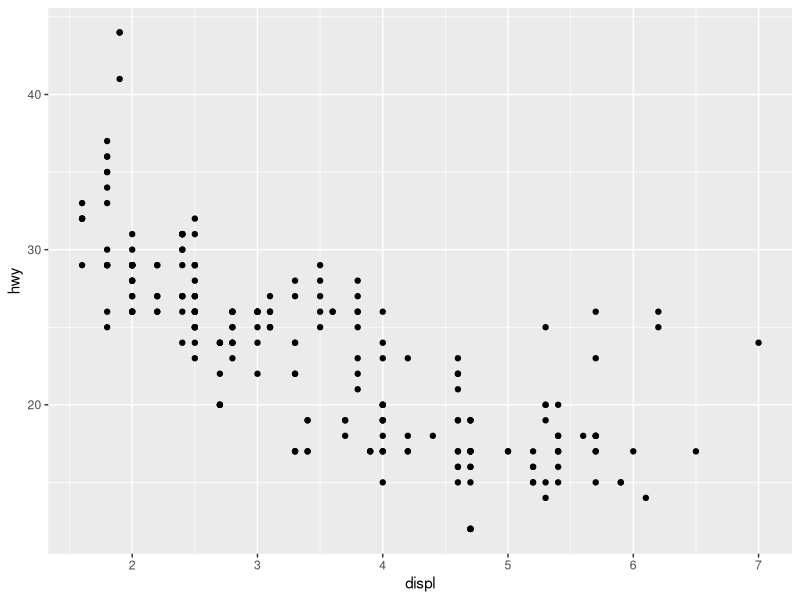
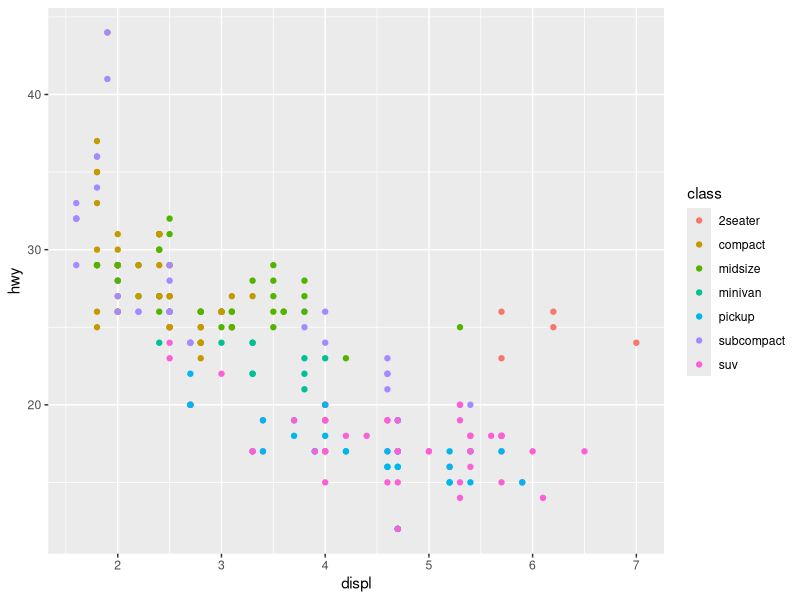
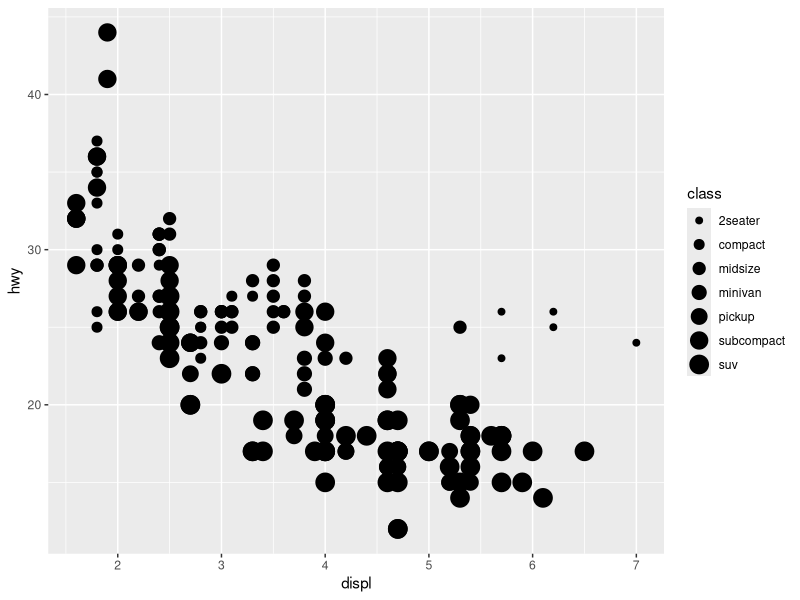
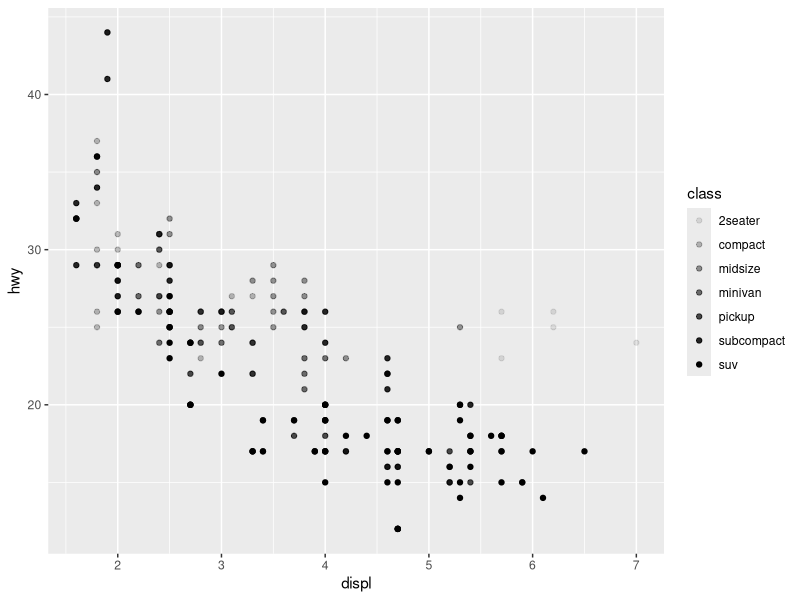
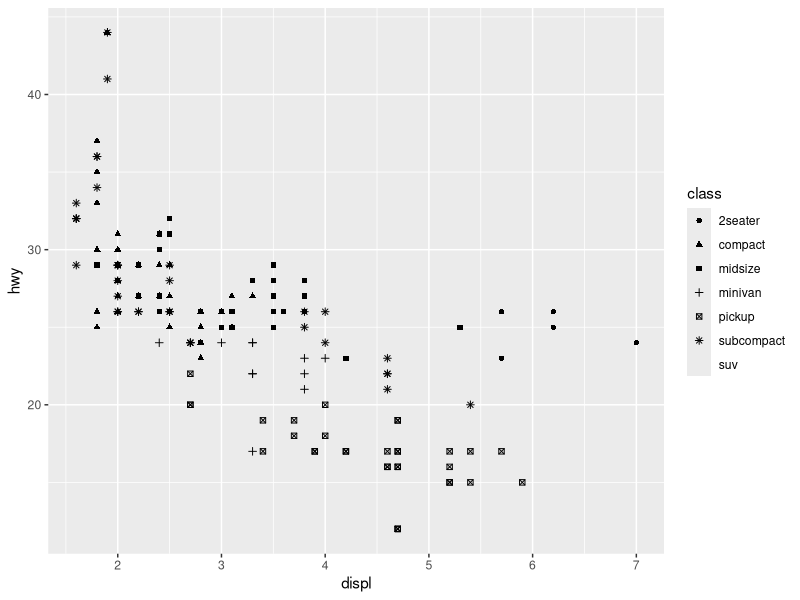
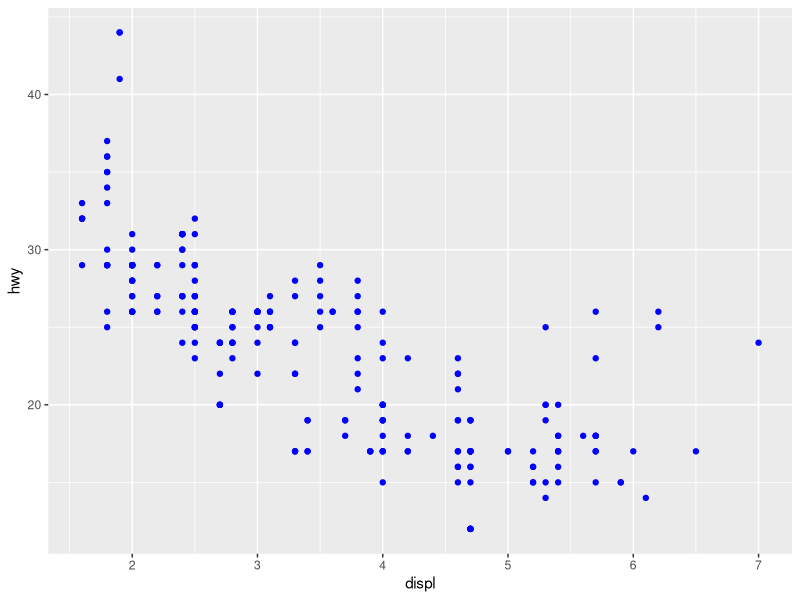
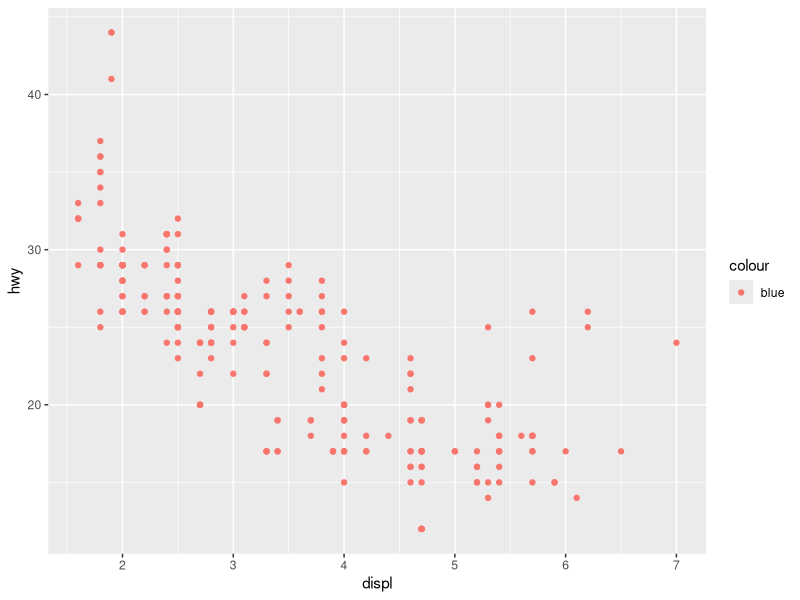
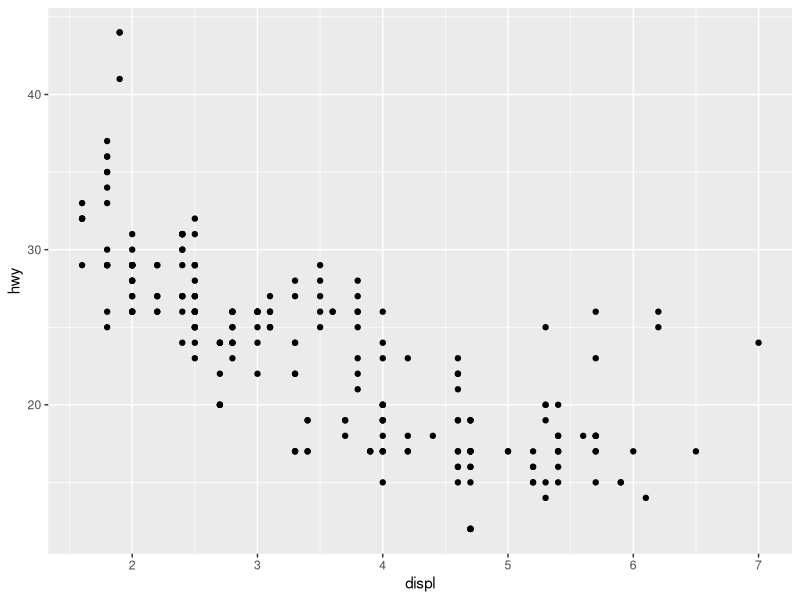

Generate these figures, in order, with R:
## ---- chunk 1
library(tidyverse)
## ---- chunk 2
install.packages("tidyverse")
## ---- chunk 3
mpg
## ---- chunk 4
ggplot(data = mpg) + 
  geom_point(mapping = aes(x = displ, y = hwy))
## ---- chunk 5
ggplot(data = mpg) + 
  geom_point(mapping = aes(x = displ, y = hwy, color = class))
## ---- chunk 6
ggplot(data = mpg) + 
  geom_point(mapping = aes(x = displ, y = hwy, size = class))
#> Warning: Using size for a discrete variable is not advised.
## ---- chunk 7
# Left
ggplot(data = mpg) + 
  geom_point(mapping = aes(x = displ, y = hwy, alpha = class))

# Right
ggplot(data = mpg) + 
  geom_point(mapping = aes(x = displ, y = hwy, shape = class))
## ---- chunk 8
ggplot(data = mpg) + 
  geom_point(mapping = aes(x = displ, y = hwy), color = "blue")
## ---- chunk 9
ggplot(data = mpg) + 
  geom_point(mapping = aes(x = displ, y = hwy, color = "blue"))
## ---- chunk 10
ggplot(data = mpg) + geom_point(mapping = aes(x = displ, y = hwy))
## ---- chunk 11
ggplot(data = mpg) + geom_point(mapping = aes(x = displ, y = hwy)) + facet_wrap(~ class, nrow = 2)
## ---- chunk 12
ggplot(data = mpg) + geom_point(mapping = aes(x = displ, y = hwy)) + facet_grid(drv ~ cyl)
## ---- chunk 13
ggplot(data = mpg) + geom_point(mapping = aes(x = drv, y = cyl))
## ---- chunk 14
ggplot(data = mpg) + geom_point(mapping = aes(x = displ, y = hwy)) +
  facet_grid(drv ~ .)

ggplot(data = mpg) + geom_point(mapping = aes(x = displ, y = hwy)) +
  facet_grid(. ~ cyl)
## ---- chunk 15
ggplot(data = mpg) + 
  geom_point(mapping = aes(x = displ, y = hwy)) + 
  facet_wrap(~ class, nrow = 2)
## ---- chunk 16
# left
ggplot(data = mpg) + 
  geom_point(mapping = aes(x = displ, y = hwy))

# right
ggplot(data = mpg) + 
  geom_smooth(mapping = aes(x = displ, y = hwy))
## ---- chunk 17
ggplot(data = mpg) + 
  geom_smooth(mapping = aes(x = displ, y = hwy, linetype = drv))
## ---- chunk 18
ggplot(data = mpg) +
  geom_smooth(mapping = aes(x = displ, y = hwy))
              
ggplot(data = mpg) +
  geom_smooth(mapping = aes(x = displ, y = hwy, group = drv))
    
ggplot(data = mpg) +
  geom_smooth(
    mapping = aes(x = displ, y = hwy, color = drv),
    show.legend = FALSE
  )
## ---- chunk 19
ggplot(data = mpg) + 
  geom_point(mapping = aes(x = displ, y = hwy)) +
  geom_smooth(mapping = aes(x = displ, y = hwy))
## ---- chunk 20
ggplot(data = mpg, mapping = aes(x = displ, y = hwy)) + 
  geom_point() + 
  geom_smooth()
## ---- chunk 21
ggplot(data = mpg, mapping = aes(x = displ, y = hwy)) + 
  geom_point(mapping = aes(color = class)) + 
  geom_smooth()
## ---- chunk 22
ggplot(data = mpg, mapping = aes(x = displ, y = hwy)) + 
  geom_point(mapping = aes(color = class)) + 
  geom_smooth(data = filter(mpg, class == "subcompact"), se = FALSE)
## ---- chunk 23
ggplot(data = mpg, mapping = aes(x = displ, y = hwy, color = drv)) + 
  geom_point() + 
  geom_smooth(se = FALSE)
## ---- chunk 24
ggplot(data = mpg, mapping = aes(x = displ, y = hwy)) + 
  geom_point() + 
  geom_smooth()

ggplot() + 
  geom_point(data = mpg, mapping = aes(x = displ, y = hwy)) + 
  geom_smooth(data = mpg, mapping = aes(x = displ, y = hwy))
## ---- chunk 25
ggplot(data = diamonds) + 
  geom_bar(mapping = aes(x = cut))
## ---- chunk 26
ggplot(data = diamonds) + 
  stat_count(mapping = aes(x = cut))
## ---- chunk 27
demo <- tribble(
  ~cut,         ~freq,
  "Fair",       1610,
  "Good",       4906,
  "Very Good",  12082,
  "Premium",    13791,
  "Ideal",      21551
)

ggplot(data = demo) +
  geom_bar(mapping = aes(x = cut, y = freq), stat = "identity")
## ---- chunk 28
ggplot(data = diamonds) + 
  geom_bar(mapping = aes(x = cut, y = stat(prop), group = 1))
## ---- chunk 29
ggplot(data = diamonds) + 
  stat_summary(
    mapping = aes(x = cut, y = depth),
    fun.min = min,
    fun.max = max,
    fun = median
  )
## ---- chunk 30
ggplot(data = diamonds) + 
  geom_bar(mapping = aes(x = cut, y = after_stat(prop)))
ggplot(data = diamonds) + 
  geom_bar(mapping = aes(x = cut, fill = color, y = after_stat(prop)))
## ---- chunk 31
ggplot(data = diamonds) + 
  geom_bar(mapping = aes(x = cut, colour = cut))
ggplot(data = diamonds) + 
  geom_bar(mapping = aes(x = cut, fill = cut))
## ---- chunk 32
ggplot(data = diamonds) + 
  geom_bar(mapping = aes(x = cut, fill = clarity))
## ---- chunk 33
ggplot(data = diamonds, mapping = aes(x = cut, fill = clarity)) + 
  geom_bar(alpha = 1/5, position = "identity")
ggplot(data = diamonds, mapping = aes(x = cut, colour = clarity)) + 
  geom_bar(fill = NA, position = "identity")
## ---- chunk 34
ggplot(data = diamonds) + 
  geom_bar(mapping = aes(x = cut, fill = clarity), position = "fill")
## ---- chunk 35
ggplot(data = diamonds) + 
  geom_bar(mapping = aes(x = cut, fill = clarity), position = "dodge")
## ---- chunk 36
ggplot(data = mpg) + 
  geom_point(mapping = aes(x = displ, y = hwy), position = "jitter")
## ---- chunk 37
ggplot(data = mpg, mapping = aes(x = cty, y = hwy)) + 
  geom_point()
## ---- chunk 38
ggplot(data = mpg, mapping = aes(x = class, y = hwy)) + 
  geom_boxplot()
ggplot(data = mpg, mapping = aes(x = class, y = hwy)) + 
  geom_boxplot() +
  coord_flip()
## ---- chunk 39
nz <- map_data("nz")

ggplot(nz, aes(long, lat, group = group)) +
  geom_polygon(fill = "white", colour = "black")

ggplot(nz, aes(long, lat, group = group)) +
  geom_polygon(fill = "white", colour = "black") +
  coord_quickmap()
## ---- chunk 40
bar <- ggplot(data = diamonds) + 
  geom_bar(
    mapping = aes(x = cut, fill = cut), 
    show.legend = FALSE,
    width = 1
  ) + 
  theme(aspect.ratio = 1) +
  labs(x = NULL, y = NULL)

bar + coord_flip()
bar + coord_polar()
## ---- chunk 41
ggplot(data = mpg, mapping = aes(x = cty, y = hwy)) +
  geom_point() + 
  geom_abline() +
  coord_fixed()
